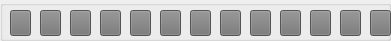
  <widget class="QGroupBox" name="Row8">
   <property name="enabled">
    <bool>true</bool>
   </property>
   <property name="geometry">
    <rect>
     <x>0</x>
     <y>210</y>
     <width>391</width>
     <height>41</height>
    </rect>
   </property>
   <property name="title">
    <string/>
   </property>
   <widget class="QPushButton" name="Coll1R8">
    <property name="geometry">
     <rect>
      <x>10</x>
      <y>10</y>
      <width>21</width>
      <height>26</height>
     </rect>
    </property>
    <property name="toolTip">
     <string>Row 1 Col 1</string>
    </property>
    <property name="styleSheet">
     <string notr="true">QPushButton {
    background-color: rgb(117, 117, 117);;
}</string>
    </property>
    <property name="text">
     <string/>
    </property>
   </widget>
   <widget class="QPushButton" name="Coll8R8">
    <property name="geometry">
     <rect>
      <x>220</x>
      <y>10</y>
      <width>21</width>
      <height>26</height>
     </rect>
    </property>
    <property name="styleSheet">
     <string notr="true">QPushButton {
    background-color: rgb(117, 117, 117);;
}</string>
    </property>
    <property name="text">
     <string/>
    </property>
   </widget>
   <widget class="QPushButton" name="Coll10R8">
    <property name="geometry">
     <rect>
      <x>280</x>
      <y>10</y>
      <width>21</width>
      <height>26</height>
     </rect>
    </property>
    <property name="styleSheet">
     <string notr="true">QPushButton {
    background-color: rgb(117, 117, 117);;
}</string>
    </property>
    <property name="text">
     <string/>
    </property>
   </widget>
   <widget class="QPushButton" name="Coll3R8">
    <property name="geometry">
     <rect>
      <x>70</x>
      <y>10</y>
      <width>21</width>
      <height>26</height>
     </rect>
    </property>
    <property name="styleSheet">
     <string notr="true">QPushButton {
    background-color: rgb(117, 117, 117);;
}</string>
    </property>
    <property name="text">
     <string/>
    </property>
   </widget>
   <widget class="QPushButton" name="Coll9R8">
    <property name="geometry">
     <rect>
      <x>250</x>
      <y>10</y>
      <width>21</width>
      <height>26</height>
     </rect>
    </property>
    <property name="styleSheet">
     <string notr="true">QPushButton {
    background-color: rgb(117, 117, 117);;
}</string>
    </property>
    <property name="text">
     <string/>
    </property>
   </widget>
   <widget class="QPushButton" name="Coll4R8">
    <property name="geometry">
     <rect>
      <x>100</x>
      <y>10</y>
      <width>21</width>
      <height>26</height>
     </rect>
    </property>
    <property name="styleSheet">
     <string notr="true">QPushButton {
    background-color: rgb(117, 117, 117);;
}</string>
    </property>
    <property name="text">
     <string/>
    </property>
   </widget>
   <widget class="QPushButton" name="Coll2R8">
    <property name="geometry">
     <rect>
      <x>40</x>
      <y>10</y>
      <width>21</width>
      <height>26</height>
     </rect>
    </property>
    <property name="styleSheet">
     <string notr="true">QPushButton {
    background-color: rgb(117, 117, 117);;
}</string>
    </property>
    <property name="text">
     <string/>
    </property>
   </widget>
   <widget class="QPushButton" name="Coll7R8">
    <property name="geometry">
     <rect>
      <x>190</x>
      <y>10</y>
      <width>21</width>
      <height>26</height>
     </rect>
    </property>
    <property name="styleSheet">
     <string notr="true">QPushButton {
    background-color: rgb(117, 117, 117);;
}</string>
    </property>
    <property name="text">
     <string/>
    </property>
   </widget>
   <widget class="QPushButton" name="Coll5R8">
    <property name="geometry">
     <rect>
      <x>130</x>
      <y>10</y>
      <width>21</width>
      <height>26</height>
     </rect>
    </property>
    <property name="styleSheet">
     <string notr="true">QPushButton {
    background-color: rgb(117, 117, 117);;
}</string>
    </property>
    <property name="text">
     <string/>
    </property>
   </widget>
   <widget class="QPushButton" name="Coll13R8">
    <property name="geometry">
     <rect>
      <x>370</x>
      <y>10</y>
      <width>21</width>
      <height>26</height>
     </rect>
    </property>
    <property name="styleSheet">
     <string notr="true">QPushButton {
    background-color: rgb(117, 117, 117);;
}</string>
    </property>
    <property name="text">
     <string/>
    </property>
   </widget>
   <widget class="QPushButton" name="Coll12R8">
    <property name="geometry">
     <rect>
      <x>340</x>
      <y>10</y>
      <width>21</width>
      <height>26</height>
     </rect>
    </property>
    <property name="styleSheet">
     <string notr="true">QPushButton {
    background-color: rgb(117, 117, 117);;
}</string>
    </property>
    <property name="text">
     <string/>
    </property>
   </widget>
   <widget class="QPushButton" name="Coll11R8">
    <property name="geometry">
     <rect>
      <x>310</x>
      <y>10</y>
      <width>21</width>
      <height>26</height>
     </rect>
    </property>
    <property name="styleSheet">
     <string notr="true">QPushButton {
    background-color: rgb(117, 117, 117);;
}</string>
    </property>
    <property name="text">
     <string/>
    </property>
   </widget>
   <widget class="QPushButton" name="Coll6R8">
    <property name="geometry">
     <rect>
      <x>160</x>
      <y>10</y>
      <width>21</width>
      <height>26</height>
     </rect>
    </property>
    <property name="styleSheet">
     <string notr="true">QPushButton {
    background-color: rgb(117, 117, 117);;
}</string>
    </property>
    <property name="text">
     <string/>
    </property>
   </widget>
  </widget>
